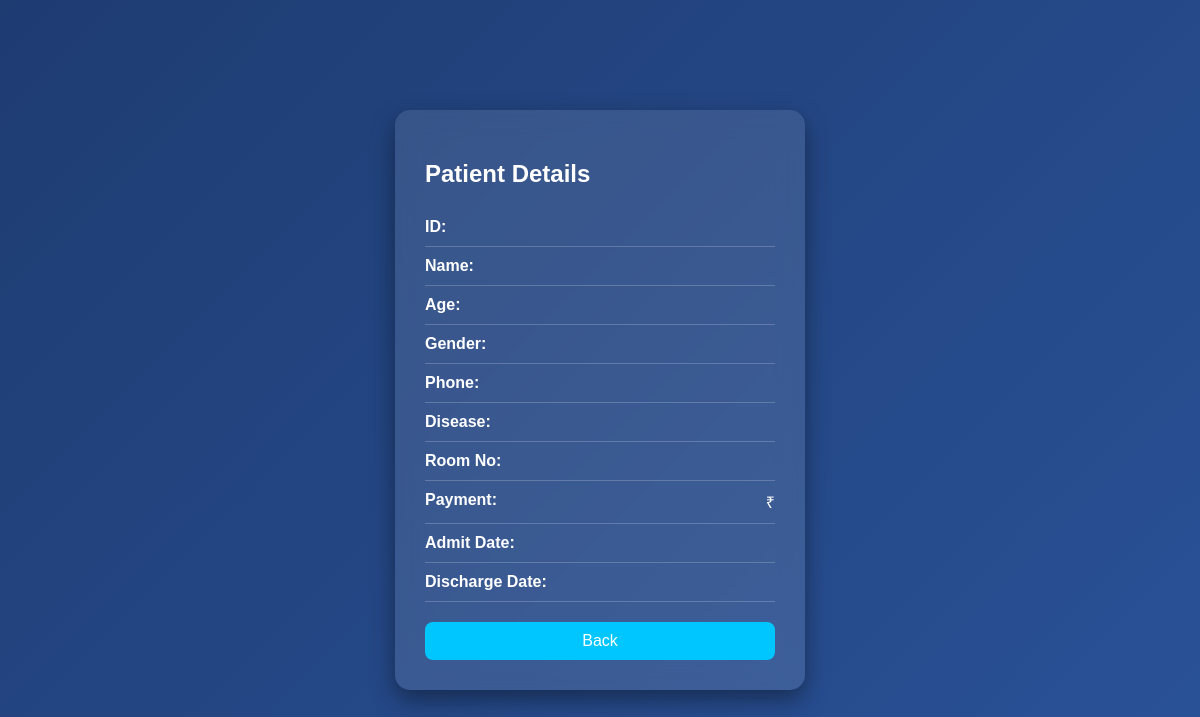
Before: /view/21 with the older database file.
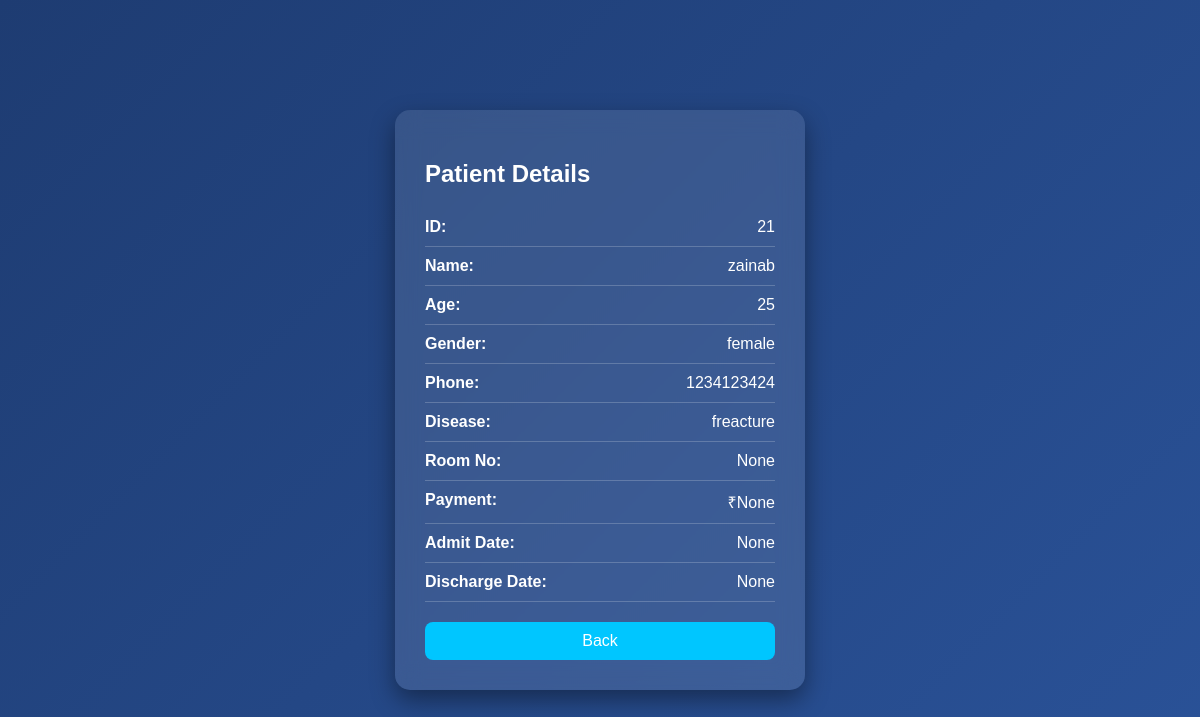
After: the same page with the newer database file.
### tables this page shows
CREATE TABLE patients(
        id INTEGER PRIMARY KEY AUTOINCREMENT,
        name TEXT,
        age INTEGER,
        gender TEXT,
        phone TEXT,
        disease TEXT
    , room TEXT, payment TEXT, payment_date TEXT, admit_date TEXT, discharge_date TEXT);

### app.py (the view)
@app.route('/view/<int:id>')
def view(id):
    conn = get_db()
    patient = conn.execute(
        "SELECT * FROM patients WHERE id=?",
        (id,)
    ).fetchone()
    conn.close()
    return render_template(
        "view.html",
        patient=patient
    )

### app.py (called while the page is built)
def get_db():
    conn = sqlite3.connect("database.db")
    conn.row_factory = sqlite3.Row
    return conn

### templates/view.html (shortened to what this page needs)
<!DOCTYPE html>
<html>
<head>
</head>
<body>
<div class="card">
<h2>Patient Details</h2>
<div class="row"><b>ID:</b> {{ patient.id }}</div>
<div class="row"><b>Name:</b> {{ patient.name }}</div>
<div class="row"><b>Age:</b> {{ patient.age }}</div>
<div class="row"><b>Gender:</b> {{ patient.gender }}</div>
<div class="row"><b>Phone:</b> {{ patient.phone }}</div>
<div class="row"><b>Disease:</b> {{ patient.disease }}</div>
<div class="row"><b>Room No:</b> {{ patient.room }}</div>
<div class="row"><b>Payment:</b> ₹{{ patient.payment }}</div>
<div class="row"><b>Admit Date:</b> {{ patient.admit_date }}</div>
<div class="row"><b>Discharge Date:</b> {{ patient.discharge_date }}</div>
<a href="/dashboard" class="back">Back</a>
</div>
</body>
</html>

Changed rows visible on the page:
added patients: id "21", name "zainab", age "25", gender "female", phone "1234123424", disease "freacture"
Other visible differences:
{{ patient.room }}: (not shown) → "None"
{{ patient.payment }}: (not shown) → "None"
{{ patient.admit_date }}: (not shown) → "None"
{{ patient.discharge_date }}: (not shown) → "None"
